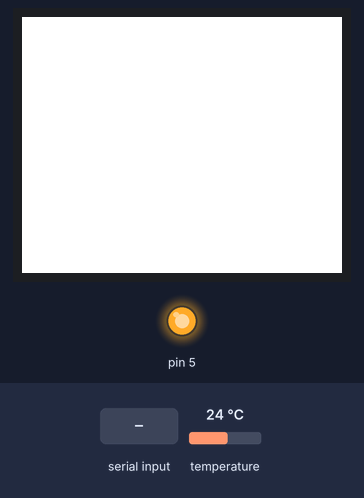
Recording of a sketch running on a simulated Arduino Uno, built with avr-gcc and run on an emulated ATmega328P. Shown: 160×128 colour display, output pins drawn as LEDs (lit = HIGH). The test bench sets the inputs (shaded band); at power-on: temperature 24 °C.

Above: at 1.3 s.
1.4 s: "T\n" received over Serial
At 2.0 s:
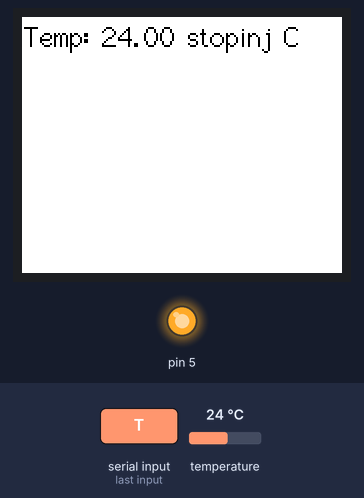
2.9 s: "T\n" received over Serial
At 4.4 s:
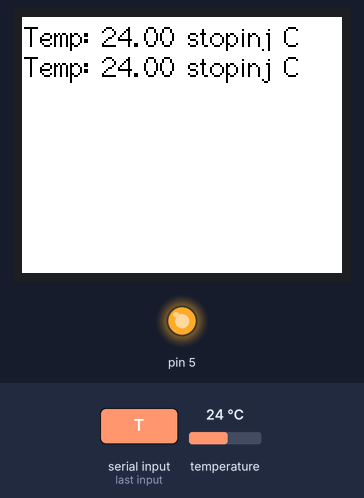
Timing chart, 0 to 5.9 s (numbered marks = the images above; inputs shaded):
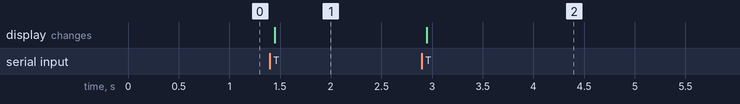

Measured:
- after the input at 1.4 s, the display: changes after 0.05 s (image 1)
- after the input at 2.9 s, the display: changes after 0.05 s (image 2)

The sketch:

SerialReader.ino
```cpp
 // Display:
#include <SPI.h>
#include <TFT_ILI9163.h>
#include <User_Setup.h>

// BME280 Sensors
#include <Wire.h>
#include <Adafruit_Sensor.h>
#include <Adafruit_BME280.h>

// define colors:
#define BLACK 0x0000
#define WHITE 0xFFFF
#define GRAY 0xBDF7
#define RED 0x1F
#define YELLOW 0x7FF
#define ORANGE 0xFBE0
#define BROWN 0x79E0
#define GREEN 0x7E0
#define CYAN 0xFFE0
#define BLUE 0xF800
#define PINK 0xF81F

// Initialize display library:
TFT_ILI9163 tft = TFT_ILI9163(160,128);

// Initialize BME280:
Adafruit_BME280 bme;

unsigned long targetTime = 0;

void clearDisp(int color){
  for(int i = 0; i < 160; i++){
    tft.drawFastVLine(i,0, tft.height(), color);
  }
}

void setup(){
  // basic display settings:
  tft.init();
  tft.setRotation(3);
  clearDisp(WHITE);

  // turn on display backlight:
  pinMode(5, OUTPUT);
  digitalWrite(5,HIGH);

  Serial.begin(9600);

  // BME280:
  unsigned status = bme.begin(0x76);
  if (!status)
    Serial.println("Sensor not connected correctly");
}

int cursorY = 2;
char text[100] = "";
int index = 0;

void loop(){
  if (Serial.available() > 0) {
    char input = Serial.read();

    if (input != '\n') {
      text[index] = input;
      index++;
    } else {
      if (text[0] == 'T') {
        printTemp(1, cursorY);
      } else {
        tft.setTextColor(BLACK,WHITE);
        tft.setCursor(1, cursorY);
        tft.setTextFont(2);
        tft.print(text);
      }
      cursorY += 15;

      if (cursorY > 120){
        cursorY = 2;
        clearDisp(WHITE);
      }

      index = 0;
      for (int i = 0; i < 100; i++)
        text[i] = '\0';
    }
  }
}


void printTemp(int x, int y){
  // print to display
  tft.setTextColor(BLACK,WHITE);
  tft.setCursor(1, cursorY);
  tft.setTextFont(2);
  tft.print("Temp: ");
  tft.print(bme.readTemperature());
  tft.print(" stopinj C");
}
```
